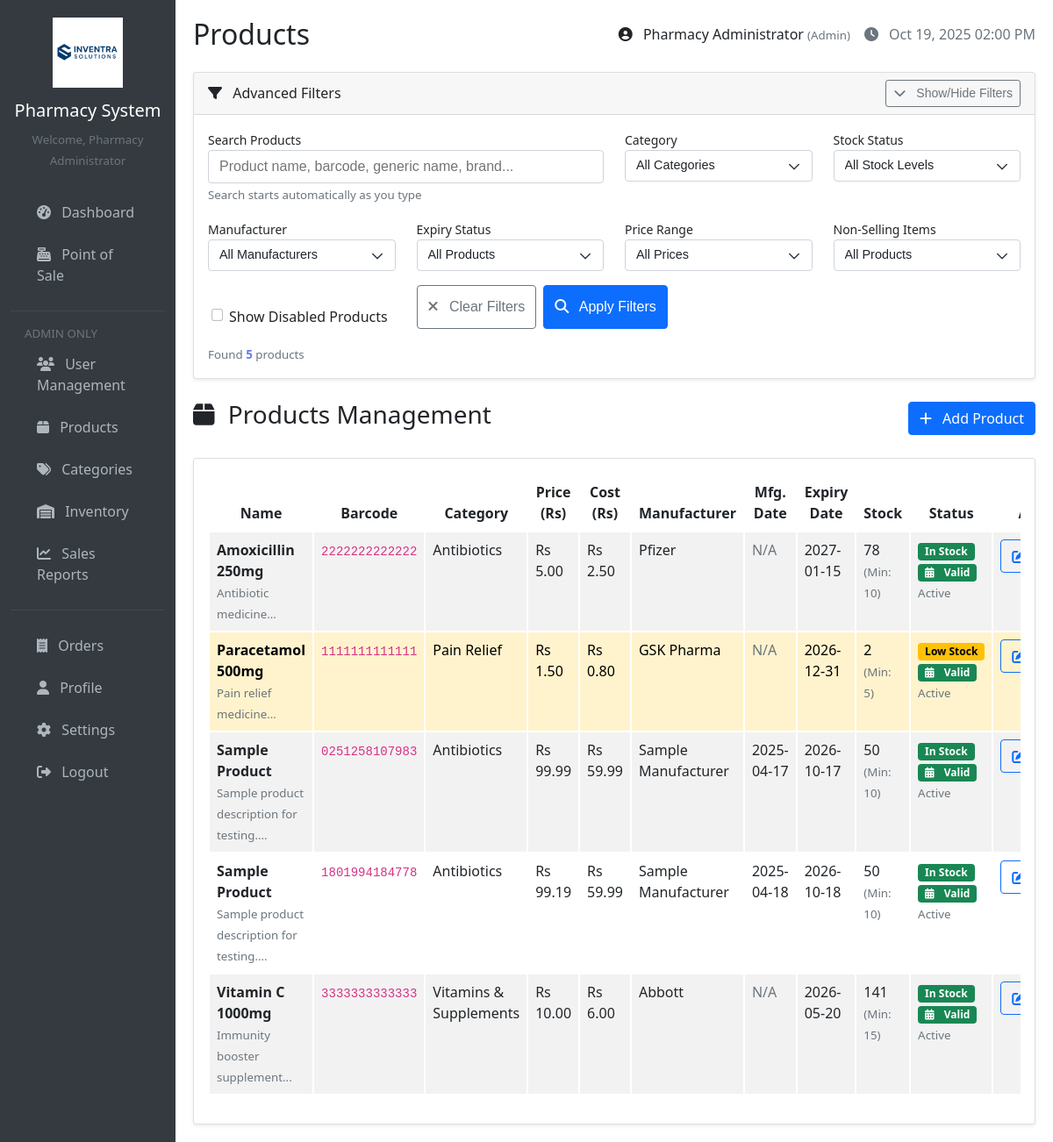
/pages/products.php (signed in), run on the app's committed database.
### tables this page shows
CREATE TABLE `products` (
  `id` int(11) NOT NULL,
  `name` varchar(200) NOT NULL,
  `barcode` varchar(100) DEFAULT NULL,
  `category_id` int(11) DEFAULT NULL,
  `price` decimal(10,2) NOT NULL,
  `cost` decimal(10,2) NOT NULL,
  `stock_quantity` int(11) DEFAULT 0,
  `min_stock_level` int(11) DEFAULT 5,
  `expiry_date` date NOT NULL,
  `manufacturing_date` date DEFAULT NULL,
  `manufacturer` varchar(255) NOT NULL,
  `description` text DEFAULT NULL,
  `created_at` timestamp NOT NULL DEFAULT current_timestamp(),
  `updated_at` timestamp NOT NULL DEFAULT current_timestamp() ON UPDATE current_timestamp(),
  `is_active` tinyint(1) NOT NULL DEFAULT 1
);

CREATE TABLE `categories` (
  `id` int(11) NOT NULL,
  `name` varchar(100) NOT NULL,
  `description` text DEFAULT NULL,
  `created_at` timestamp NOT NULL DEFAULT current_timestamp(),
  `updated_at` timestamp NOT NULL DEFAULT current_timestamp() ON UPDATE current_timestamp()
);

### config/database.php (called while the page is built, shortened)
<?php
function getConnection() {
    $connection = new mysqli(DB_HOST, DB_USER, DB_PASS, DB_NAME);
    $connection->set_charset("utf8");
    return $connection;
}
function executeQuery($query, $types = '', $params = []) {
    $conn = getConnection();
    $stmt = $conn->prepare($query);
    $stmt->execute();
    $result = $stmt->get_result();
    if ($result) {
        $data = $result->fetch_all(MYSQLI_ASSOC);
        return $data;
    }
    return false;
}
?>

### includes/functions.php (called while the page is built, shortened)
<?php
function formatCurrency($amount) {
    return 'Rs ' . number_format($amount, 2);
}
function sanitizeInput($data) {
    return htmlspecialchars(trim($data), ENT_QUOTES, 'UTF-8');
}
?>

### pages/products.php (the view, shortened to what this page needs)
<?php
function getExpiryStatus($expiryDate) {
    $expiry = strtotime($expiryDate);
    $today = strtotime(date('Y-m-d'));
    $daysUntilExpiry = floor(($expiry - $today) / (60 * 60 * 24));
    if ($daysUntilExpiry < 0) {
        return ['status' => 'expired', 'class' => 'bg-danger', 'text' => 'Expired'];
    } elseif ($daysUntilExpiry <= 30) {
        return ['status' => 'expiring', 'class' => 'bg-warning', 'text' => $daysUntilExpiry . ' days'];
    } else {
        return ['status' => 'valid', 'class' => 'bg-success', 'text' => 'Valid'];
    }
}
require_once '../includes/header.php';
$action = isset($_GET['action']) ? $_GET['action'] : 'list';
if ($action == 'list') {
    $show_disabled = isset($_GET['show_disabled']) && $_GET['show_disabled'] == '1' ? 1 : 0;
    $whereParts = [];
    $params = [];
    $types = '';
    if ($show_disabled) {
        $whereParts[] = "p.is_active = 0";
    } else {
        $whereParts[] = "p.is_active = 1";
    }
    $whereClause = '';
    if (!empty($whereParts)) {
        $whereClause = "WHERE " . implode(" AND ", $whereParts);
    }
    $nonSellingJoin = '';
    $query = "SELECT p.*, c.name as category_name
              FROM products p
              LEFT JOIN categories c ON p.category_id = c.id
              $nonSellingJoin
              $whereClause
              ORDER BY p.name";
    $products = executeQuery($query, $types, $params);
}
?>
<?php if ($action == 'list'): ?>
    <div class="card mb-4">
        <div class="card-header d-flex justify-content-between align-items-center">
            <h6 class="card-title mb-0">
                <i class="fas fa-filter"></i> Advanced Filters
            </h6>
            <button type="button" class="btn btn-sm btn-outline-secondary" id="toggleFilters">
                <i class="fas fa-chevron-down"></i> Show/Hide Filters
            </button>
        </div>
        <div class="card-body" id="filtersSection">
            <form method="GET" id="searchForm">
                <div class="row g-3 mb-3">
                    <div class="col-md-6">
                        <label class="form-label">Search Products</label>
                        <input
                            type="text"
                            name="search"
                            id="searchInput"
                            class="form-control"
                            placeholder="Product name, barcode, generic name, brand..."
                            value="<?php echo isset($_GET['search']) ? sanitizeInput($_GET['search']) : ''; ?>"
                            autocomplete="off"
                        >
                        <small class="text-muted">Search starts automatically as you type</small>
                    </div>
                    <div class="col-md-3">
                        <label class="form-label">Category</label>
                        <select name="category" class="form-select filter-select" id="categoryFilter">
                            <option value="">All Categories</option>
                        </select>
                    </div>
                    <div class="col-md-3">
                        <label class="form-label">Stock Status</label>
                        <select name="stock_status" class="form-select filter-select" id="stockStatusFilter">
                            <option value="">All Stock Levels</option>
                        </select>
                    </div>
                </div>
                <div class="row g-3 mb-3">
                    <div class="col-md-3">
                        <label class="form-label">Manufacturer</label>
                        <select name="manufacturer" class="form-select filter-select" id="manufacturerFilter">
                            <option value="">All Manufacturers</option>
                        </select>
                    </div>
                    <div class="col-md-3">
                        <label class="form-label">Expiry Status</label>
                        <select name="expiry_status" class="form-select filter-select" id="expiryStatusFilter">
                            <option value="">All Products</option>
                        </select>
                    </div>
                    <div class="col-md-3">
                        <label class="form-label">Price Range</label>
                        <select name="price_range" class="form-select filter-select" id="priceRangeFilter">
                            <option value="">All Prices</option>
                        </select>
                    </div>
                    <div class="col-md-3">
                        <label class="form-label">Non-Selling Items</label>
                        <select name="non_selling" class="form-select filter-select" id="nonSellingFilter">
                            <option value="">All Products</option>
                        </select>
                    </div>
                </div>
                <div class="row g-3">
                    <div class="col-md-3">
                        <div class="form-check mt-4">
                            <input class="form-check-input" type="checkbox" value="1" id="showDisabled" name="show_disabled"
                                <?php echo isset($_GET['show_disabled']) && $_GET['show_disabled'] == '1' ? 'checked' : ''; ?>>
                            <label class="form-check-label" for="showDisabled">
                                Show Disabled Products
                            </label>
                        </div>
                    </div>
                    <div class="col-md-9 d-flex align-items-end justify-content-end gap-2">
                        <button type="button" class="btn btn-outline-secondary" id="clearFilters">
                            <i class="fas fa-times"></i> Clear Filters
                        </button>
                        <button type="submit" class="btn btn-primary">
                            <i class="fas fa-search"></i> Apply Filters
                        </button>
                    </div>
                </div>
            </form>
            <div class="mt-3 pt-3 border-top">
                <small class="text-muted" id="resultsCount">
                    <?php
                    $totalProducts = is_array($products) ? count($products) : 0;
                    echo "Found <strong>$totalProducts</strong> products";
                    ?>
                </small>
            </div>
        </div>
    </div>
    <div class="d-flex justify-content-between align-items-center mb-4">
        <h3><i class="fas fa-box"></i> Products Management</h3>
        <a href="?action=add" class="btn btn-primary">
            <i class="fas fa-plus"></i> Add Product
        </a>
    </div>
    <div class="card">
        <div class="card-body">
            <div class="table-responsive">
                <table class="table table-striped" id="productsTable">
                    <thead>
                        <tr>
                            <th>Name</th>
                            <th>Barcode</th>
                            <th>Category</th>
                            <th>Price (Rs)</th>
                            <th>Cost (Rs)</th>
                            <th>Manufacturer</th>
                            <th>Mfg. Date</th>
                            <th>Expiry Date</th>
                            <th>Stock</th>
                            <th>Status</th>
                            <th>Actions</th>
                        </tr>
                    </thead>
                    <tbody id="productsTableBody">
                        <?php if (empty($products)): ?>
                            <tr>
                                <td colspan="11" class="text-center py-4">
                                    <i class="fas fa-box fa-3x text-muted mb-3"></i>
                                    <h5 class="text-muted">
                                        <?php echo (isset($_GET['search']) || isset($_GET['category']) || isset($_GET['show_disabled'])) ? 'No products found' : 'No products added yet'; ?>
                                    </h5>
                                    <?php if (isset($_GET['search']) || isset($_GET['category']) || isset($_GET['show_disabled'])): ?>
                                        <p class="text-muted">Try adjusting your search terms or filters</p>
                                        <a href="?action=list" class="btn btn-outline-primary me-2">Clear Filters</a>
                                    <?php endif; ?>
                                    <a href="?action=add" class="btn btn-primary">Add Product</a>
                                </td>
                            </tr>
                        <?php else: ?>
                            <?php foreach ($products as $prod): ?>
                                <tr class="product-row <?php echo $prod['stock_quantity'] <= 0 ? 'table-danger' : ($prod['stock_quantity'] <= $prod['min_stock_level'] ? 'table-warning' : ''); ?>">
                                    <td>
                                        <strong><?php echo sanitizeInput($prod['name']); ?></strong>
                                        <?php if ($prod['description']): ?>
                                            <br><small class="text-muted"><?php echo sanitizeInput(substr($prod['description'], 0, 50)); ?>...</small>
                                        <?php endif; ?>
                                    </td>
                                    <td><code><?php echo sanitizeInput($prod['barcode']); ?></code></td>
                                    <td><?php echo $prod['category_name'] ? sanitizeInput($prod['category_name']) : '<span class="text-muted">Uncategorized</span>'; ?></td>
                                    <td><?php echo formatCurrency($prod['price']); ?></td>
                                    <td><?php echo formatCurrency($prod['cost']); ?></td>
                                    <td><?php echo sanitizeInput($prod['manufacturer']); ?></td>
                                    <td><?php echo !empty($prod['manufacturing_date']) ? date('Y-m-d', strtotime($prod['manufacturing_date'])) : '<span class="text-muted">N/A</span>'; ?></td>
                                    <td><?php echo !empty($prod['expiry_date']) ? date('Y-m-d', strtotime($prod['expiry_date'])) : '<span class="text-muted">N/A</span>'; ?></td>
                                    <td>
                                        <span class="stock-quantity" data-min-stock="<?php echo $prod['min_stock_level']; ?>">
                                            <?php echo $prod['stock_quantity']; ?>
                                        </span>
                                        <small class="text-muted">(Min: <?php echo $prod['min_stock_level']; ?>)</small>
                                    </td>
                                    <td>
                                        <?php if ($prod['is_active']): ?>
                                            <?php if ($prod['stock_quantity'] <= 0): ?>
                                                <span class="badge bg-danger">Out of Stock</span>
                                            <?php elseif ($prod['stock_quantity'] <= $prod['min_stock_level']): ?>
                                                <span class="badge bg-warning">Low Stock</span>
                                            <?php else: ?>
                                                <span class="badge bg-success">In Stock</span>
                                            <?php endif; ?>
                                            <br>
                                            <?php
                                            $expiryStatus = getExpiryStatus($prod['expiry_date']);
                                            if ($expiryStatus['status'] !== 'none'):
                                            ?>
                                                <span class="badge <?php echo $expiryStatus['class']; ?> mt-1">
                                                    <i class="fas fa-calendar-alt"></i> <?php echo $expiryStatus['text']; ?>
                                                </span>
                                                <br>
                                            <?php endif; ?>
                                            <small class="text-muted">Active</small>
                                        <?php else: ?>
                                            <span class="badge bg-secondary">Disabled</span>
                                        <?php endif; ?>
                                    </td>
                                    <td>
                                        <div class="btn-group btn-group-sm">
                                            <a href="?action=edit&id=<?php echo $prod['id']; ?>" class="btn btn-outline-primary">
                                                <i class="fas fa-edit"></i>
                                            </a>
                                        </div>
                                    </td>
                                </tr>
                            <?php endforeach; ?>
                        <?php endif; ?>
                    </tbody>
                </table>
            </div>
        </div>
    </div>
<?php endif; ?>
<?php require_once '../includes/footer.php'; ?>

### pages/products.php (style rules this page uses)
.filter-select { font-size: 0.9rem; }
#filtersSection { transition: all 0.3s ease; }
.form-label { font-weight: 500; font-size: 0.875rem; margin-bottom: 0.25rem; }
.badge { font-size: 0.75rem; padding: 0.25rem 0.5rem; }
#resultsCount strong { color: #667eea; }

### data on the page
products: name "Amoxicillin 250mg", description "Antibiotic medicine", barcode "2222222222222", category.name "Antibiotics", price "Rs 5.00", cost "Rs 2.50", manufacturer "Pfizer", shows "N/A", expiry_date "2027-01-15", stock_quantity "78", min_stock_level "10", shows "In Stock", expiry_date "Valid"
products: name "Paracetamol 500mg", description "Pain relief medicine", barcode "1111111111111", category.name "Pain Relief", price "Rs 1.50", cost "Rs 0.80", manufacturer "GSK Pharma", shows "N/A", expiry_date "2026-12-31", stock_quantity "2", min_stock_level "5", shows "Low Stock", expiry_date "Valid"
products: name "Sample Product", description "Sample product description for testing.", barcode "0251258107983", category.name "Antibiotics", price "Rs 99.99", cost "Rs 59.99", manufacturer "Sample Manufacturer", manufacturing_date "2025-04-17", expiry_date "2026-10-17", stock_quantity "50", min_stock_level "10", shows "In Stock", expiry_date "Valid"
products: name "Sample Product", description "Sample product description for testing.", barcode "1801994184778", category.name "Antibiotics", price "Rs 99.19", cost "Rs 59.99", manufacturer "Sample Manufacturer", manufacturing_date "2025-04-18", expiry_date "2026-10-18", stock_quantity "50", min_stock_level "10", shows "In Stock", expiry_date "Valid"
products: name "Vitamin C 1000mg", description "Immunity booster supplement", barcode "3333333333333", category.name "Vitamins & Supplements", price "Rs 10.00", cost "Rs 6.00", manufacturer "Abbott", shows "N/A", expiry_date "2026-05-20", stock_quantity "141", min_stock_level "15", shows "In Stock", expiry_date "Valid"

### other printed values
sanitizeInput($_SESSION['full_name']) "Pharmacy Administrator"
basename($_SERVER['PHP_SELF'], '.php') "Products"
$_SESSION['role'] "Admin"
$totalProducts "5"
